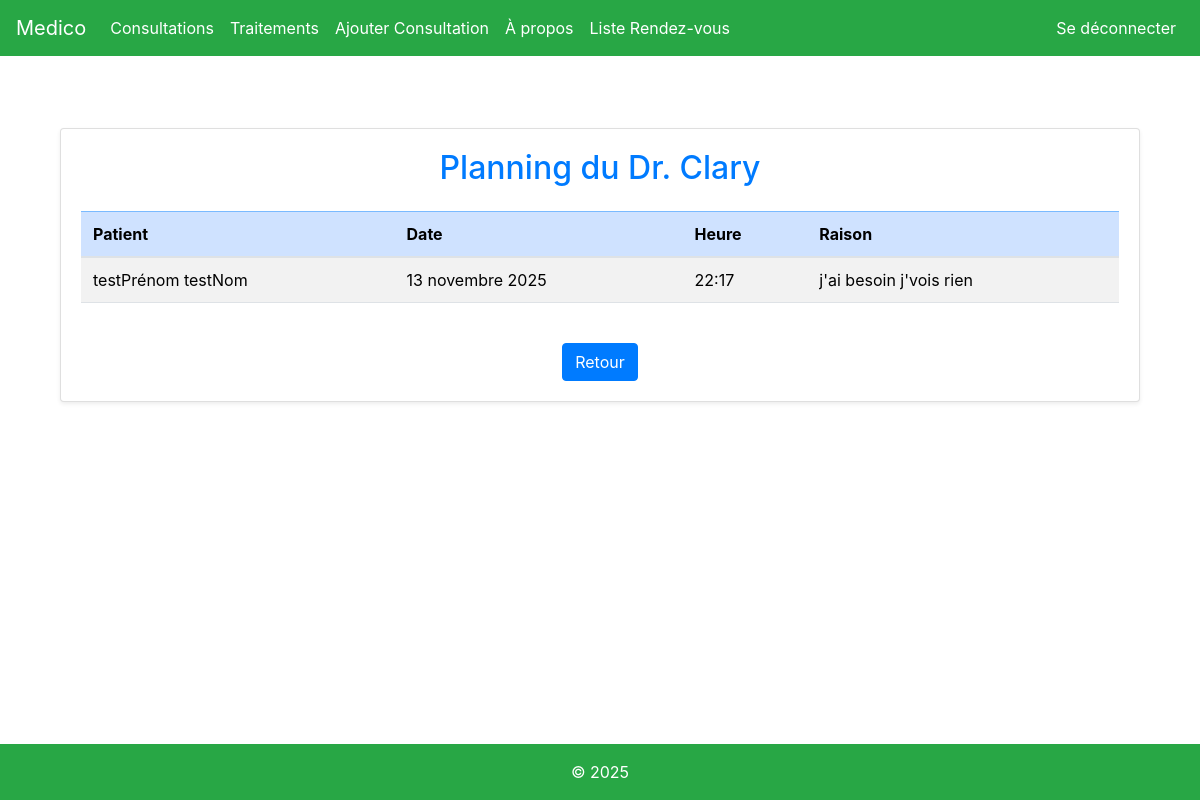
/appointments/ (signed in), run on the app's committed database.
### medico/models.py (models this page shows, shortened)
class Appointment(models.Model):
    doctor = models.ForeignKey('Doctor', on_delete=models.CASCADE, related_name='appointments')
    patient = models.ForeignKey('Patient', on_delete=models.CASCADE, related_name='appointments')
    appointment_date = models.DateField()
    appointment_time = models.TimeField()
    reason = models.TextField(blank=True, null=True)
    created_at = models.DateTimeField(default=timezone.now)

class Doctor(models.Model):
    SPECIALITY_CHOICES = [
        ('Gynécologue', 'Gynécologue'),
        ('Médecin généraliste', 'Médecin généraliste'),
        ('Cardiologue', 'Cardiologue'),
        ('Pédiatre', 'Pédiatre'),
        ('Dermatologue', 'Dermatologue'),
        ('Ophtalmologue', 'Ophtalmologue'),
        ('Orthopédiste', 'Orthopédiste'),
        ('Neurologue', 'Neurologue'),
        ('Psychiatre', 'Psychiatre'),
        ('Radiologue', 'Radiologue'),
        ('Chirurgien', 'Chirurgien'),
        ('Gastro-entérologue', 'Gastro-entérologue'),
        ('Rhumatologue', 'Rhumatologue'),
        ('Endocrinologue', 'Endocrinologue'),
        ('Urologue', 'Urologue'),
        ('Hématologue', 'Hématologue'),
        ('Infectiologue', 'Infectiologue'),
    ]
    first_name = models.CharField(max_length=100)
    last_name = models.CharField(max_length=100)
    speciality = models.CharField(max_length=50, choices=SPECIALITY_CHOICES)
    password = models.CharField(max_length=100, default="D000000")
    shift = models.CharField(max_length=10)
    start_time = models.CharField(max_length=5, blank=True)
    end_time = models.CharField(max_length=5, blank=True)
    available_days = models.TextField(blank=True)

class Patient(models.Model):
    first_name = models.CharField(max_length=100)
    last_name = models.CharField(max_length=100)
    email = models.EmailField(unique=True)
    password = models.CharField(max_length=128)

### medico/views.py (the view)
# urls.py: path('appointments/', views.liste_rendez_vous, name='liste_rendez_vous'),
def liste_rendez_vous(request):
    if request.session.get('is_patient'):
        email = request.session.get('patient_email')
        patient = Patient.objects.filter(email=email).first()
        if not patient:
            messages.error(request, "Patient introuvable.")
            return redirect('login')
        appointments = Appointment.objects.filter(patient=patient)
    elif request.session.get('is_doctor'):
        doctor_id = request.session.get('doctor_id')
        doctor = Doctor.objects.filter(id=doctor_id).first()
        if not doctor:
            messages.error(request, "Docteur introuvable.")
            return redirect('login')
        appointments = Appointment.objects.filter(doctor=doctor)
    else:
        messages.error(request, "Accès non autorisé.")
        return redirect('login')
    return render(request, 'medico/listerendezvous.html', {'appointments': appointments})

### medico/templates/medico/listerendezvous.html (shortened to what this page needs)
{% extends 'medico/main.html' %}
{% load django_bootstrap5 %}
{% block content %}
<body class="bg-light">
    <div class="container mt-5 mb-5">
        <div class="card shadow-sm">
            <div class="card-body">
                {% if request.session.is_doctor %}
                    <h2 class="text-center mb-4 text-primary">
                        Planning du Dr.
                        {% if appointments %}
                            {{ appointments.first.doctor.last_name }}
                        {% endif %}
                    </h2>
                {% else %}
                    <h2 class="text-center mb-4 text-primary">Mes Rendez-vous</h2>
                {% endif %}
                {% if appointments %}
                    <div class="table-responsive">
                        <table class="table table-striped table-hover align-middle">
                            <thead class="table-primary">
                                <tr>
                                    {% if request.session.is_doctor %}
                                        <th>Patient</th>
                                    {% else %}
                                        <th>Docteur</th>
                                    {% endif %}
                                    <th>Date</th>
                                    <th>Heure</th>
                                    <th>Raison</th>
                                </tr>
                            </thead>
                            <tbody>
                                {% for appt in appointments %}
                                    <tr>
                                        {% if request.session.is_doctor %}
                                            <td>{{ appt.patient.first_name }} {{ appt.patient.last_name }}</td>
                                        {% else %}
                                            <td>{{ appt.doctor.first_name }} {{ appt.doctor.last_name }}</td>
                                        {% endif %}
                                        <td>{{ appt.appointment_date }}</td>
                                        <td>{{ appt.appointment_time }}</td>
                                        <td>{{ appt.reason|default:"—" }}</td>
                                    </tr>
                                {% endfor %}
                            </tbody>
                        </table>
                    </div>
                {% else %}
                    <div class="alert alert-info text-center mt-4">
                        Aucun rendez-vous trouvé.
                    </div>
                {% endif %}
                <div class="text-center mt-4">
                    <a href="{% url 'about' %}" class="btn btn-primary">
                        Retour
                    </a>
                </div>
            </div>
        </div>
    </div>
    {% endblock %}

### data on the page
Appointment: first.doctor.last_name "Clary", patient.first_name "testPrénom", patient.last_name "testNom", appointment_date "13 novembre 2025", appointment_time "22:17", reason "j'ai besoin j'vois rien"
